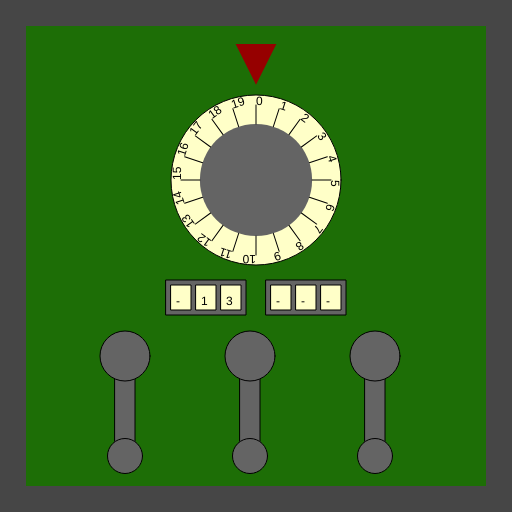
Frame 1 (no input)
Frame 60 (no input): identical to frame 1, image omitted
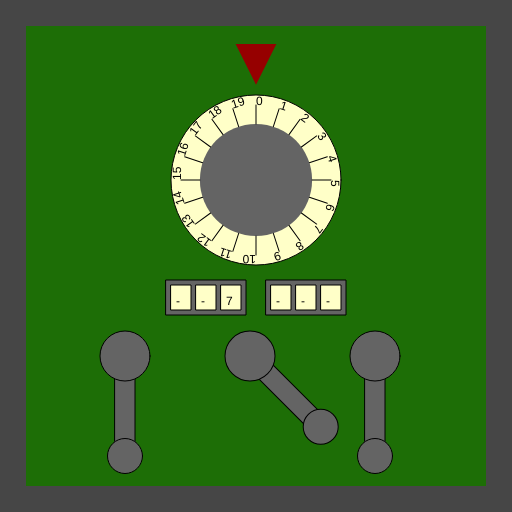
Frame 120 (the mouse pressed at the canvas centre since frame 60)

The p5.js sketch that drew these frames (run headless with seeded random() and noise() and a simulated clock; from frame 60 on, the mouse is pressed at the canvas centre):

// p5.js sketch
// ── sketch.js
/*

Case 303 - The Case of the Crooked Attorney
Stage 4 - The Courthouse

Torvalds has his final safe in his courthouse chambers. Luckily there is a court case proceeding.
You can sneak into his chambers whilst he makes his closing statement.

Crack the safe by doing the following:

	When the mouse button is released:
	- Use the 'map' function to scale mouseY to values ranging from 2 to 18.
	- Assign the output to CrypticStorageComb_0

	Whilst the mouse is moving:
	- Use the 'random' function to produce random values ranging from 5 to 17.
	- Assign the output to CrypticStorageComb_1

	When any key is released:
	- Make CrypticStorageComb_2 equal to the value of 'keyCode'

	When the mouse button is released:
	- Use the 'map' function to scale mouseY to values ranging from 17 to 76.
	- Assign the output to CrypticStorageComb_3

	When the mouse button is pressed:
	- Use the 'map' function to scale mouseX to values ranging from 21 to 69.
	- Assign the output to CrypticStorageComb_4

	Whilst the mouse is being dragged:
	- Use the 'map' function to scale mouseX to values ranging from 20 to 78.
	- Assign the output to CrypticStorageComb_5



This time you'll need to create the relevant event handlers yourself.

There are many possible ways of investigating this case, but you
should use ONLY the following commands:

	- The assignment operator aka. the equals sign !
	- mouseX, mouseY
	- key, keyCode
	- random
	- map

*/

//declare the variables

var CrypticStorageComb_0;
var CrypticStorageComb_1;
var CrypticStorageComb_2;
var CrypticStorageComb_3;
var CrypticStorageComb_4;
var CrypticStorageComb_5;

function preload() {
  //IMAGES WILL BE LOADED HERE
}

function setup() {
  createCanvas(512, 512);

  //initialise the variables
  CrypticStorageComb_0 = 0;
  CrypticStorageComb_1 = "";
  CrypticStorageComb_2 = "";
  CrypticStorageComb_3 = 0;
  CrypticStorageComb_4 = 0;
  CrypticStorageComb_5 = 0;
}

///////////////////EVENT HANDLERS///////////////////

//Create event handlers here to open the safe ...

function mouseReleased() {
  CrypticStorageComb_0 = map(mouseY, 0, height, 2, 18);
  CrypticStorageComb_3 = map(mouseY, 0, height, 17, 76);
}

function mouseMoved() {
  CrypticStorageComb_1 = random(5, 17);
}

function keyReleased() {
  CrypticStorageComb_2 = keyCode;
}

function mousePressed() {
  CrypticStorageComb_4 = map(mouseX, 0, width, 21, 69);
}

function mouseDragged() {
  CrypticStorageComb_5 = map(mouseX, 0, width, 20, 78);
}

///////////////DO NOT CHANGE CODE BELOW THIS POINT///////////////////

function draw() {
  //Draw the safe door
  background(70);
  noStroke();
  fill(29, 110, 6);
  rect(26, 26, width - 52, width - 52);

  //Draw the combination dial
  push();
  translate(256, 180);
  drawDial(170, CrypticStorageComb_0, 20);
  pop();

  //Draw the spinners
  push();
  translate(206, 280);
  drawSpinner(3, CrypticStorageComb_1);
  pop();

  push();
  translate(306, 280);
  drawSpinner(3, CrypticStorageComb_2);
  pop();

  //Draw the levers
  push();
  translate(125, 356);
  drawLever(CrypticStorageComb_3);
  pop();

  push();
  translate(250, 356);
  drawLever(CrypticStorageComb_4);
  pop();

  push();
  translate(375, 356);
  drawLever(CrypticStorageComb_5);
  pop();
}

function drawDial(diameter, num, maxNum) {
  //the combination lock

  var r = diameter * 0.5;
  var p = r * 0.6;

  stroke(0);
  fill(255, 255, 200);
  ellipse(0, 0, diameter, diameter);
  fill(100);
  noStroke();
  ellipse(0, 0, diameter * 0.66, diameter * 0.66);
  fill(150, 0, 0);
  triangle(-p * 0.4, -r - p, p * 0.4, -r - p, 0, -r - p / 5);

  noStroke();

  push();
  var inc = 360 / maxNum;

  rotate(radians(-num * inc));
  for (var i = 0; i < maxNum; i++) {
    push();
    rotate(radians(i * inc));
    stroke(0);
    line(0, -r * 0.66, 0, -(r - 10));
    noStroke();
    fill(0);
    text(i, 0, -(r - 10));
    pop();
  }

  pop();
}

function drawLever(rot) {
  push();
  rotate(radians(-rot));
  stroke(0);
  fill(100);
  rect(-10, 0, 20, 100);
  ellipse(0, 0, 50, 50);
  ellipse(0, 100, 35, 35);
  pop();
}

function drawSpinner(numSpinners, val) {
  var sw = 20;
  var ow = (sw + 5) * numSpinners + 5;
  stroke(0);
  fill(100);
  rect(-ow / 2, 0, ow, 35);
  if (typeof val == "number") {
    val = floor(val).toString(); //convert to string
  }
  var d = numSpinners - val.length;

  for (var d = numSpinners - val.length; d > 0; d--) {
    val = "-" + val;
  }

  for (var i = 0; i < numSpinners; i++) {
    stroke(0);
    fill(255, 255, 200);
    rect(-ow / 2 + i * (sw + 5) + 5, 5, 20, 25);
    fill(0);
    noStroke();
    text(val[i], -ow / 2 + sw / 2 + i * (sw + 5), 25);
  }
}
